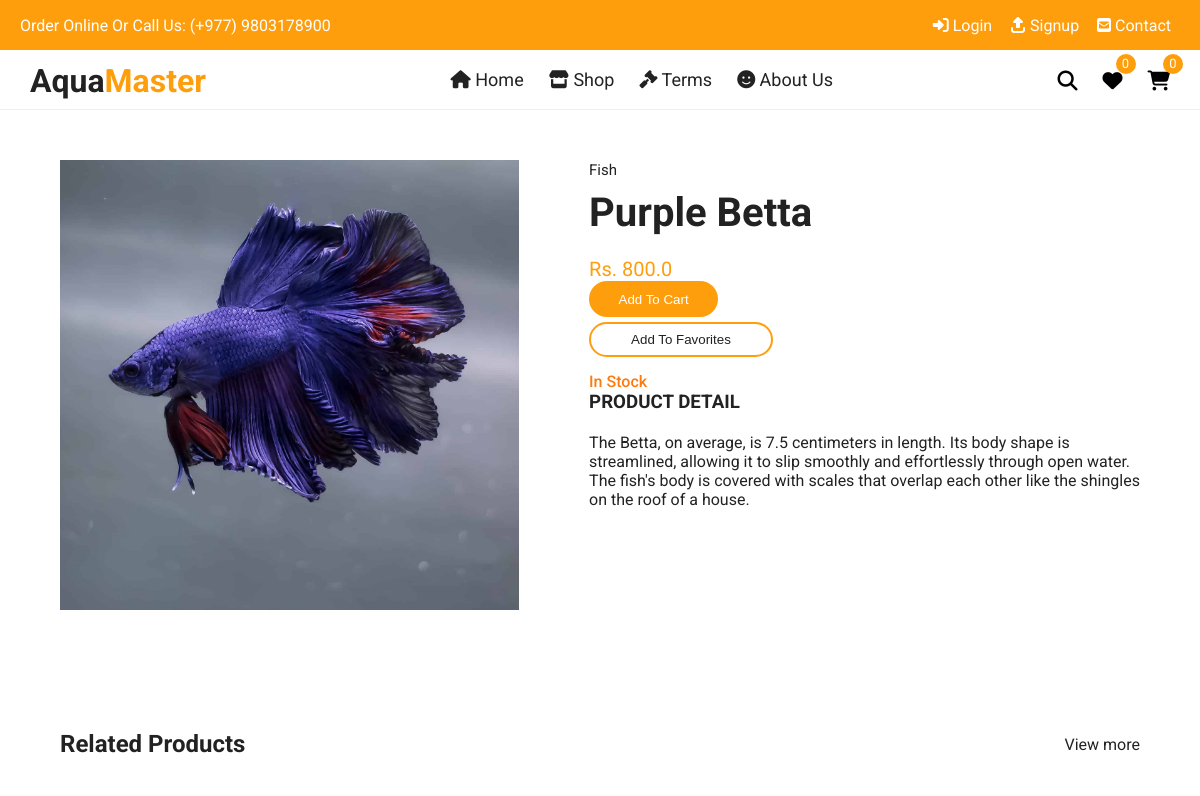
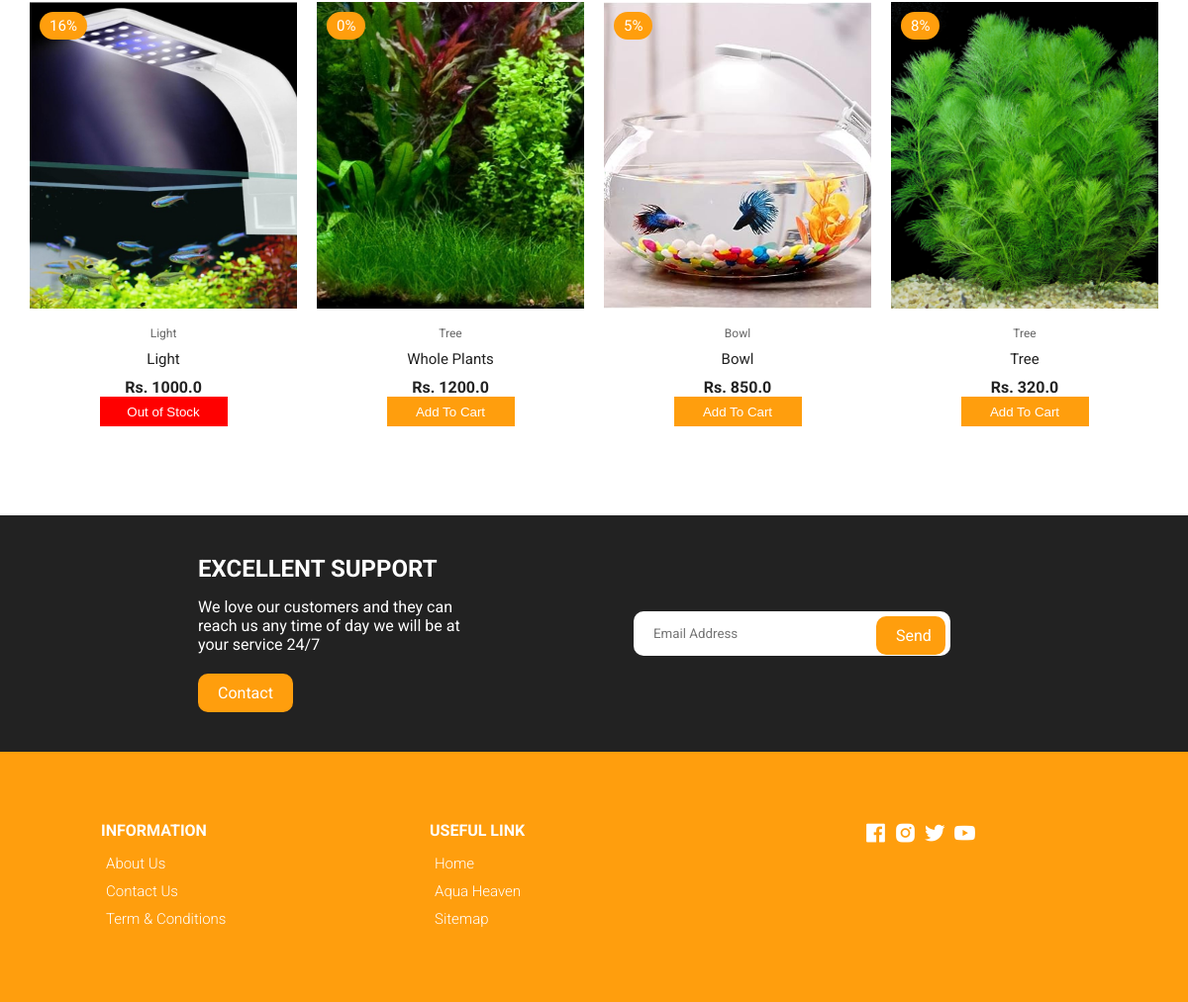
/productdetail/6/, run on the app's committed database (2 pictures, top to bottom).
### home/models.py (models this page shows, shortened)
class Product(models.Model):
    id = models.AutoField(primary_key=True)
    name = models.CharField(max_length=200)
    desc = models.TextField()
    category = models.ForeignKey(Category, on_delete=models.CASCADE)
    weight = models.CharField(max_length=100)
    marked_price = models.FloatField()
    selling_price = models.FloatField()
    available_quantity = models.PositiveIntegerField(default=0) #Remove this default option in the final project
    photo = models.ImageField(upload_to='products/')
    return_policy = models.CharField(max_length=255)
    slug = models.SlugField()
    tags = models.CharField(max_length=300, default='')
    modified_date = models.DateField(auto_now=True)
    users_wishlist = models.ManyToManyField(User, blank=True, related_name='user_wishlist')
    @property
    def discount_percent(self):
        discount = (self.marked_price - self.selling_price)/self.marked_price
        return str(floor(discount * 100))

class Category(models.Model):
    id = models.AutoField(primary_key=True)
    title = models.CharField(max_length=200)
    slug = models.SlugField()

### home/views.py (the view)
# urls.py: path('productdetail/<int:id>/', productdetail, name='productdetail'),
def productdetail(request, id):
    product = Product.objects.get(id=id)
    relatedprod = Product.objects.all().order_by('?')[:4]
    favoritemessage = ''
    if request.user.is_authenticated:
        products = Product.objects.filter(users_wishlist=request.user)
        wishlistcount = products.count()
        cartprod = MyCart.objects.filter(user=request.user)
        cartprodcount = cartprod.count()
        productexists = MyCart.objects.filter(user=request.user, product=product)
        if productexists.exists():
            productincart = 'Yes'
        else:
            productincart = 'No'
        print(productincart)
    else:
        wishlistcount = ''
        cartprodcount = ''
        productincart = ''
    if product.users_wishlist.filter(id=request.user.id).exists():
        favoritemessage = 'Remove From Favorites'
    else:
        favoritemessage = 'Add To Favorites'
    context = {
        'product':product,
        'relatedprod':relatedprod,
        'favoritemessage':favoritemessage,
        'wishlistcount': wishlistcount,
        'cartprodcount': cartprodcount,
        'productincart': productincart
    }
    return render(request, 'home/productdetail.html', context)

### templates/home/productdetail.html (shortened to what this page needs)
{% extends 'base.html' %}
{% load static %}
{% block maincontent %}
<section class="section product-detail">
    <div class="details container">
        <div class="left image-container">
        <div class="main">
            <img src="{{product.photo.url}}" id="zoom" alt="" />
        </div>
        </div>
        <div class="right">
        <span>{{product.category.title}}</span>
        <h1>{{product.name}}</h1>
        <div class="price">Rs. {{product.selling_price}}</div>
        {% if productincart == 'Yes' %}
        <span style="display: block;">Product already added to cart😃</span>
        <a href="{% url 'cart' %}" class="addCart showincartbtn"><button>Show In Cart</button></a>
        {% else %}
        <br>
        {% if product.available_quantity > 0 %}
        <div class="cartbutton" style="display: flex;justify-content: flex-start;align-items: center;z-index: 9;padding: 0;margin-bottom: .5rem;margin-top: -2rem;">
            {% if user.is_authenticated %}
            <button data-id="{{product.id}}" data-url="{% url 'add_to_cart' %}" class="initialbutton ib{{product.id}}" style="padding: 1.8rem;line-height: .2;border-radius: 3rem;">Add To Cart</button>
            <button data-id="{{product.id}}" data-url="{% url 'remove_from_cart' %}" class="minusbutton mb{{product.id}}" style="padding: 1.8rem;line-height: .2;">-</button>
            <span data-id="{{product.id}}"class="buttontext bt{{product.id}}" style="padding: 1.8rem;line-height: .2;"></span>
            <button data-id="{{product.id}}" data-url="{% url 'add_to_cart' %}" class="plusbutton pb{{product.id}}" style="padding: 1.8rem;line-height: .2;">+</button>
            {% else %}
            <button class="initialbutton show-message-popup" style="padding: 1.8rem;line-height: .2;border-radius: 3rem;">Add To Cart</button>
            {% endif %}
        </div>
        {% endif %}
        {% endif %}
        <button data-id="{{product.id}}" data-url="{% url 'add_to_wishlist' %}" class="wishlistbutton addToWishlist" >{{favoritemessage}}</button>
        {% if product.available_quantity > 0 %}
        <p style="color: #ff7a0d;font-weight: 500;">In Stock</p>
        {% else %}
        <p style="color: rgb(255, 16, 16);font-weight: 500;">This product is currently not available</p>
        {% endif %}
        <h3>Product Detail</h3>
        <p>
            {{product.desc}}
        </p>
        </div>
    </div>
</section>
    <section class="section featured">
    <div class="top container">
        <h1>Related Products</h1>
        <a href="{% url 'products' %}" class="view-more">View more</a>
    </div>
    <div class="product-center container">
        {% for pro in relatedprod %}
        <div class="product-item">
            <div class="overlay">
                <a href="{% url 'productdetail' pro.id %}" class="product-thumb">
                    <img src="{{ pro.photo.url }}" alt="" />
                </a>
                <span class="discount">{{pro.discount_percent}}%</span>
            </div>
            <div class="product-info">
                <span>{{ pro.category.title}}</span>
                <a href="{% url 'productdetail' pro.id %}">{{ pro.name }}</a>
                <h4>Rs. {{ pro.selling_price }}</h4>
                {% if pro.available_quantity > 0 %}
                    <div class="cartbutton">
                    {% if user.is_authenticated %}
                        <button data-id="{{pro.id}}" data-url="{% url 'add_to_cart' %}" class="initialbutton ib{{pro.id}}">Add To Cart</button>
                        <button data-id="{{pro.id}}" data-url="{% url 'remove_from_cart' %}" class="minusbutton mb{{pro.id}}">-</button>
                        <span data-id="{{pro.id}}"class="buttontext bt{{pro.id}}"></span>
                        <button data-id="{{pro.id}}" data-url="{% url 'add_to_cart' %}" class="plusbutton pb{{pro.id}}">+</button>
                        {% else %}
                        <button class="initialbutton show-message-popup">Add To Cart</button>
                        {% endif %}
                    </div>
                {% else %}
                    <div class="cartbutton">
                        <button class="initialbuttondisabled" style="cursor: not-allowed;background: red;">Out of Stock</button>
                    </div>
                {% endif %}
            </div>
            <ul class="icons">
                <a href="{% url 'productdetail' pro.id %}"><li> Quick View</li></a>
            </ul>
        </div>
        {% endfor %}
    </div>
    </section>
{% endblock maincontent %}

### static/css/styles.css (style rules this page uses)
:root { --white: #fff; --black: #222; --yellow: #ff9e0d; --grey1: #f0f0f0; --grey2: #e9d7d3; }
*, *::before, *::after { margin: 0; padding: 0; box-sizing: inherit; }
html { box-sizing: border-box; font-size: 62.5%; }
body { font-family: "Roboto", sans-serif; font-size: 1.6rem; background-color: var(--white); color: var(--black); font-weight: 400; font-style: normal; }
a { text-decoration: none; color: var(--black); }
.container { max-width: 114rem; margin: 0 auto; padding: 0 3rem; }
.section { padding: 5rem 0 5rem 0; overflow: hidden; }
.product-center { display: flex; align-items: center; justify-content: center; flex-wrap: wrap; max-width: 120rem; margin: 0 auto; padding: 0 2rem; }
.product-item { position: relative; width: 27rem; margin: 0 auto; margin-bottom: 3rem; }
.product-thumb { height: 31rem; width: 100%; display: inline-block; }
.product-thumb img { width: 100%; height: 31rem; object-fit: cover; transition: all 500ms linear; }
.product-info { padding: 1rem; text-align: center; }
.product-info span { display: inline-block; font-size: 1.2rem; color: #666; margin-bottom: 1rem; }
.product-info a { font-size: 1.5rem; display: block; margin-bottom: 1rem; transition: all 300ms ease; }
.cartbutton { display: flex; align-items: center; justify-content: center; }
.cartbutton .initialbutton, .cartbutton .initialbuttondisabled, .cartbutton .plusbutton, .cartbutton .buttontext, .cartbutton .minusbutton, .cartbutton .quickviewbutton { height: 30px; width: 129px; border: none; outline: none; background: var(--yellow); color: #fff; cursor: pointer; transition: 250ms; }
.product-item .icons { position: absolute; left: 50%; top: 35%; width: fit-content; transform: translate(-50%); display: flex; align-items: center; display: flex; align-items: center; justify-content: center; }
.product-item .overlay { position: relative; overflow: hidden; cursor: pointer; width: 100%; }
.product-item .discount { position: absolute; top: 1rem; left: 1rem; background-color: var(--yellow); padding: 0.5rem 1rem; color: var(--white); border-radius: 2rem; font-size: 1.5rem; }
.section .top { display: flex; align-items: center; justify-content: space-between; margin-bottom: 4rem; }
.product-detail .details { display: grid; grid-template-columns: 1fr 1.2fr; gap: 7rem; }
.product-detail .left { display: flex; flex-direction: column; }
.product-detail .left .main { text-align: center; background-color: #f6f2f1; margin-bottom: 2rem; height: 45rem; }
.product-detail .left .main img { object-fit: cover; height: 100%; width: 100%; }
.product-detail .right span { display: inline-block; font-size: 1.5rem; margin-bottom: 1rem; }
.product-detail .right h1 { font-size: 4rem; line-height: 1.2; margin-bottom: 2rem; }
.product-detail .right .price { font-size: 600; font-size: 2rem; color: var(--yellow); margin-bottom: 2rem; }
.product-detail .right div { display: inline-block; position: relative; z-index: -1; }
.product-detail .form .addCart , .wishlistbutton { background: var(--yellow); padding: 0.8rem 4rem; color: #fff; border-radius: 3rem; transition: 200ms; }
.wishlistbutton { background: #fff; color: #222; border: 2px solid var(--yellow); margin-bottom: 1.5rem; cursor: pointer; outline: none; display: block; }
.product-detail h3 { text-transform: uppercase; margin-bottom: 2rem; }

### data on the page
Product: photo (picture), category "Fish", name "Purple Betta", selling_price "800.0", desc "The Betta, on average, is 7.5 centimeters in length. Its body shape is streamlined, allowing it to slip smoothly and effortlessly through open water. The fish's body is covered with scales that overlap each other like the shingles on the roof of a house."
Product: photo (picture), discount_percent "16", category "Light", name "Light", selling_price "1000.0", available_quantity "Out of Stock"
Product: photo (picture), discount_percent "0", category "Tree", name "Whole Plants", selling_price "1200.0", available_quantity "Add To Cart"
Product: photo (picture), discount_percent "5", category "Bowl", name "Bowl", selling_price "850.0", available_quantity "Add To Cart"
Product: photo (picture), discount_percent "8", category "Tree", name "Tree", selling_price "320.0", available_quantity "Add To Cart"

### other printed values
{{ favoritemessage }} "Add To Favorites"
